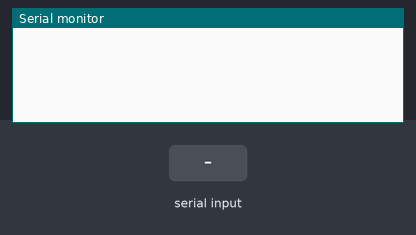
This sketch was run on a simulated Arduino Uno, built with avr-gcc and run on an emulated ATmega328P. Parts: the last lines printed to the serial monitor. The test bench sets the inputs (shaded band). EEPROM starts erased.

Above: at 1.2 s.
1.3 s: "read 3\n" received over Serial
At 1.9 s:
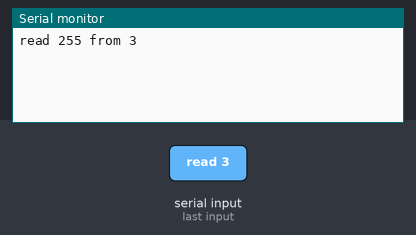
2.9 s: "write 3 10\n" received over Serial
At 4.2 s:
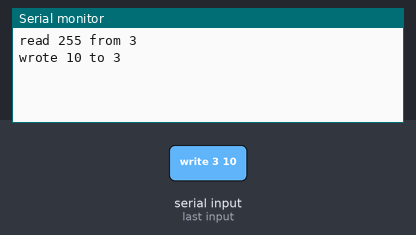
4.5 s: "90,45\n" received over Serial
At 5.6 s:
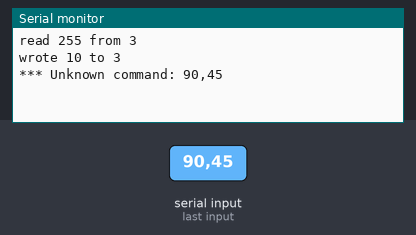

The sketch:

MisSerialEeprom.ino
```cpp
/*
 * assignment interfacing with Arduino module 3
 * Write a sketch that allows a user to access data in EEPROM using the serial monitor.
 * In the serial monitor the user should be able to type one of two commands:
 * “read” and “write.
 * "Read" takes one argument, an EEPROM address.
 * "Write" takes two arguments, an EEPROM address and a value.
 *
 * For example, if the user types “read 3” then the contents of EEPROM address 3
 * should be printed to the serial monitor.
 * If the user types “write 3 10” then the value 10
 * should be written into address 3 of the EEPROM.
 */

#include <EEPROM.h>

void setup() {
  Serial.begin(9600);
}

char buf[40];         // buffer for command received from Serial
const int maxLen=14;  // write + 2 spaces + 4 + 3
int bufPos = 0;       // current char position in buffer
int skipped=0;   // loops without data

void loop() {
  // we check end of command by waiting 3 cycles
  if (Serial.available() <= 0) {
    delay(20);
    skipped++;
    if (skipped>3 && bufPos>=6) {
      doCommand();
      bufPos = 0;
    }
  } else {
    skipped = 0;
    while(Serial.available() > 0) {
      char c = Serial.read();
      buf[bufPos++] = c;
      buf[bufPos] = 0;
    }
  }

  delay(20);
}

// execute read or write command from buf, clear buf
// 0 - failed, 1 - returned OK
void doCommand() {
  int addr=0;
  int val=0;
  char c;      // current character in buf
  int p;       // current parsing position in buf

  buf[maxLen] = 0;
  if (strncmp(buf, "read ", 5) == 0) {
    addr=0;
    // read addr
    p = 5;
    while ((c=buf[p])>='0' && c<='9') {
      addr = 10*addr + (c-'0');
      p++;
    }
    val = EEPROM.read(addr);
    Serial.print("read ");
    Serial.print(val);
    Serial.print(" from ");
    Serial.println(addr);
  }  else if (strncmp(buf, "write ", 6) == 0) {
    addr=0;
    p = 6;
    // read addr
    while ((c=buf[p])>='0' && c<='9') {
      addr = 10*addr + (c-'0');
      p++;
    }
    // read value
    p++;
    val = 0;
    while ((c=buf[p])>='0' && c<='9') {
      val = 10*val + (c-'0');
      p++;
    }
    EEPROM.write(addr, val);
    Serial.print("wrote ");
    Serial.print(val);
    Serial.print(" to ");
    Serial.println(addr);
  } else {
    Serial.print("*** Unknown command: ");
    Serial.println(buf);
  }
}
```

Measured:
- after the input at 1.3 s, the serial monitor: prints a new line after 0.18 s (image 1)
- after the input at 2.9 s, the serial monitor: prints a new line after 0.18 s (image 2)
- after the input at 4.5 s, the serial monitor: prints a new line after 0.18 s (image 3)
